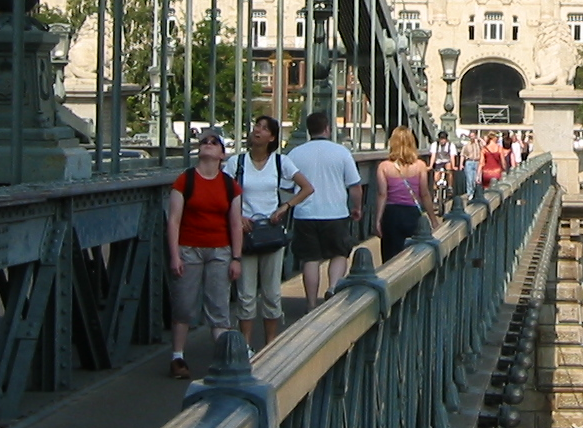
#> input picture Course:Pre-processing/Img_test1.png, 583 x 428 px
$ python 'open_image_&_explore.py'   (older library calls are emulated)
#> lines starting #> are read from the running program, lines starting #| are printed output that depends on the picture; after the words box and inside, x2 and y2 are one past the last pixel; in counts of white or black regions, pixels touching at a corner belong together
# Importação das bibliotecas necessárias
import cv2
import numpy as np
from matplotlib import pyplot as plt

HEIGH = 360
WIDTH = 360

def edges_algorithms(img, detector = None):

    if detector == 'laplace':
        laplacian = cv2.Laplacian(img, cv2.CV_64F,5)
        laplacian = np.absolute(laplacian)
        laplacian = np.uint8(laplacian)
        return laplacian

    elif detector == 'canny':
        canny = cv2.Canny(thresh, 100,200)
        canny = np.absolute(canny)
        canny = np.uint8(canny)
        return canny
    else:
        print("Escolha um algoritmo para detecção: laplace ou canny")
        return None

# Ler imagens
img1 = cv2.imread('Img_test1.png') #RGB
#> img1 is the input picture: shape (428, 583, 3); mean B, G, R 84.6, 91, 89.1
img1 = cv2.cvtColor(img1, cv2.COLOR_BGR2GRAY)
#> img1: shape (428, 583)
img2 = cv2.imread('Img_test2.png',0) #GRAY SCALE
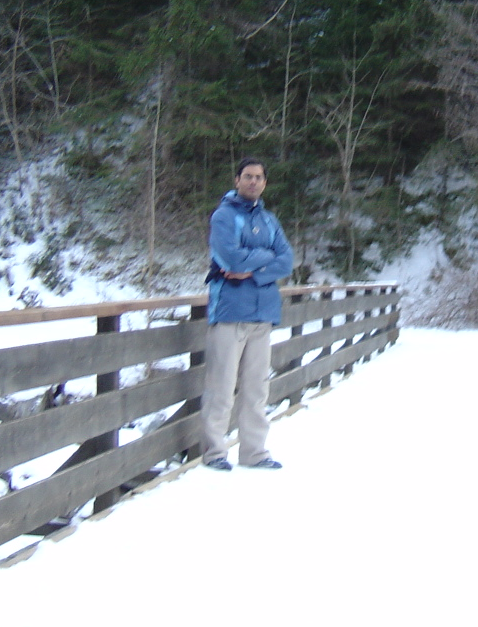
#> input picture Course:Pre-processing/Img_test2.png, 478 x 627 px
#> img2: shape (627, 478); min 16, max 255, mean 150.6

#Resize
img1 = cv2.resize(img1, (WIDTH, HEIGH),interpolation=cv2.INTER_CUBIC)
#> img1: shape (360, 360)
img2 = cv2.resize(img2, (WIDTH, HEIGH), interpolation=cv2.INTER_CUBIC)
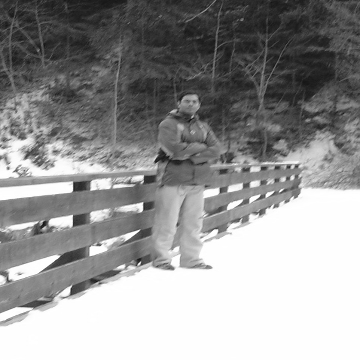
#> img2: shape (360, 360); min 18, max 255, mean 150.6

#Show histogram
#plt.hist(img1.ravel(),256,[0,256])
#plt.savefig('hist1.png')

#Remove noise
img1 = cv2.GaussianBlur(img1, (7,7),1)
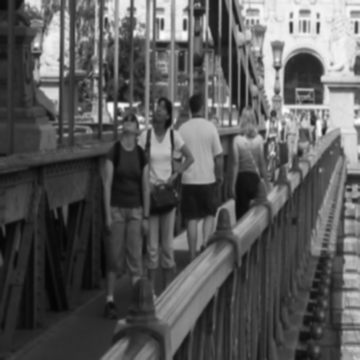
#> img1: shape (360, 360); min 4, max 252, mean 89.7
img1 = cv2.equalizeHist(img1)
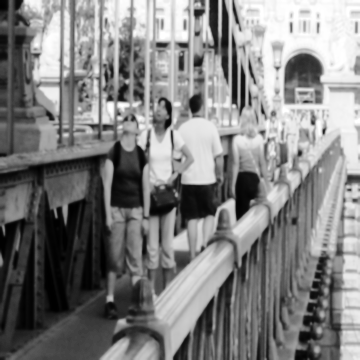
#> img1: shape (360, 360); min 0, max 255, mean 128.4

#Segmentation
ret, thresh = cv2.threshold(img1, 0, 255, cv2.THRESH_BINARY_INV + cv2.THRESH_OTSU)
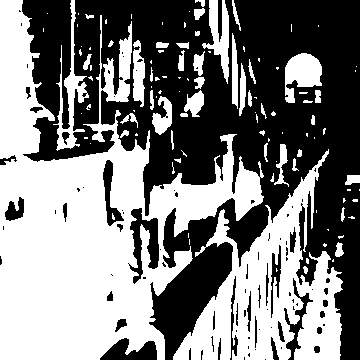
#> thresh: shape (360, 360); 49.2% white; 111 white regions (67 under 20 px), largest, box (x1, y1, x2, y2) and area: (0, 0, 264, 360) 41155, (173, 149, 343, 360) 14605, (53, 0, 89, 151) 1355
#> ret = 126

cv2.imshow('image', thresh)
cv2.waitKey(0)

#detect edges
img_edge = edges_algorithms(thresh, 'canny')
#> in edges_algorithms, `canny = cv2.Canny(thresh, 100,200)`:
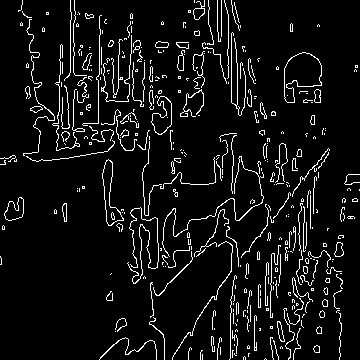
#> canny: shape (360, 360); 7% white in thin lines or dots

cv2.imshow('image', img_edge)
cv2.waitKey(0)

contours, hierarchy = cv2.findContours(img_edge,cv2.RETR_TREE,cv2.CHAIN_APPROX_SIMPLE)
#> contours = 448 contours, 395 with area under 20; largest, box (x1, y1, x2, y2) and area: (284, 52, 322, 103) 1161, (284, 52, 322, 103) 1146, (102, 159, 124, 226) 533, (102, 159, 124, 226) 522, (151, 96, 172, 135) 448
cv2.drawContours(img1, contours, 0, (0,255,0), 3)
#> img1: shape (360, 360); 0.01% of pixels changed, all inside (x1, y1, x2, y2) = (262, 356, 269, 360)

for c in contours:
    (x, y, w, h) = cv2.boundingRect(c)
    cv2.rectangle(img1, (x, y), (x + w, y + h), (0, 0, 0), 1)
#> this loop made 448 passes
#> (x, y, w, h) on passes 2, 5, 7: (243, 356, 3, 4), (234, 353, 3, 3), (200, 350, 3, 10)
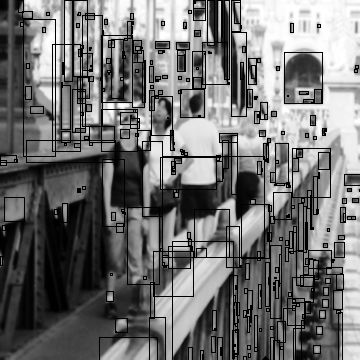
#> img1: shape (360, 360); min 0, max 255, mean 114.7
cv2.imshow('image', img1)
cv2.waitKey(0)
